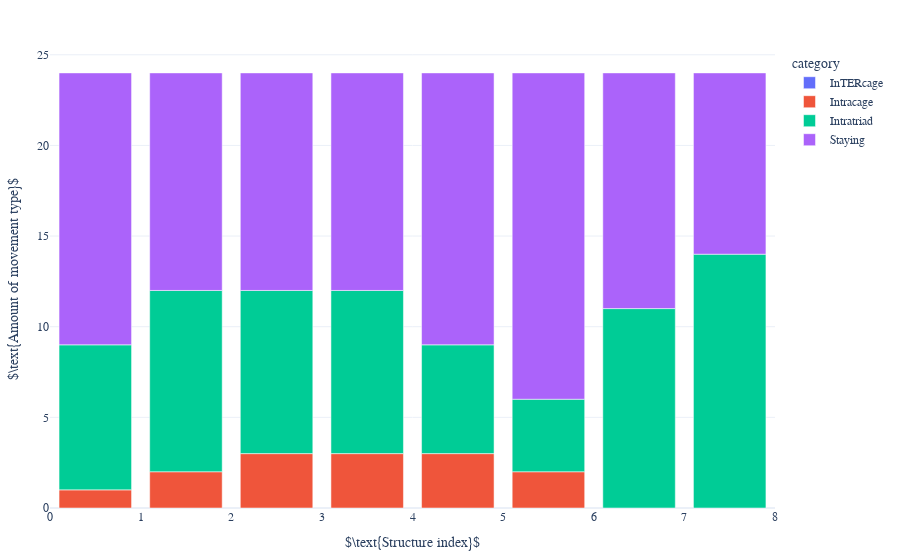

The notebook cell saved with this chart:
### Markdown cell above
weirdo exists at file nr.:
16 =
17 =

48htype2 exists at:
17 =
20 =

### Code cell
if proceed_NEB == "True":
    df_amount_movement = path_by_tuple_cage.get_df_movement_category_counted(df_movement)
    print(df_amount_movement.sum())

    movement.plot_movement_category_counted(df_amount_movement, direc_restructure_destination, litype)

### Figure 1 — Plotly figure (JSON) as saved in the notebook; plotly's stock layout.template omitted (floating-point values rounded to 4 significant figures)
{"data": [{"alignmentgroup": "True", "hovertemplate": "category=InTERcage<br>idx_file=%{x}<br>count=%{y}<extra></extra>", "legendgroup": "InTERcage", "marker": {"color": "#636efa", "pattern": {"shape": ""}}, "name": "InTERcage", "offsetgroup": "InTERcage", "orientation": "v", "showlegend": true, "textposition": "auto", "type": "bar", "x": [0.5, 1.5, 2.5, 3.5, 4.5, 5.5, 6.5, 7.5], "xaxis": "x", "y": [0, 0, 0, 0, 0, 0, 0, 0], "yaxis": "y"}, {"alignmentgroup": "True", "hovertemplate": "category=Intracage<br>idx_file=%{x}<br>count=%{y}<extra></extra>", "legendgroup": "Intracage", "marker": {"color": "#EF553B", "pattern": {"shape": ""}}, "name": "Intracage", "offsetgroup": "Intracage", "orientation": "v", "showlegend": true, "textposition": "auto", "type": "bar", "x": [0.5, 1.5, 2.5, 3.5, 4.5, 5.5, 6.5, 7.5], "xaxis": "x", "y": [1, 2, 3, 3, 3, 2, 0, 0], "yaxis": "y"}, {"alignmentgroup": "True", "hovertemplate": "category=Intratriad<br>idx_file=%{x}<br>count=%{y}<extra></extra>", "legendgroup": "Intratriad", "marker": {"color": "#00cc96", "pattern": {"shape": ""}}, "name": "Intratriad", "offsetgroup": "Intratriad", "orientation": "v", "showlegend": true, "textposition": "auto", "type": "bar", "x": [0.5, 1.5, 2.5, 3.5, 4.5, 5.5, 6.5, 7.5], "xaxis": "x", "y": [8, 10, 9, 9, 6, 4, 11, 14], "yaxis": "y"}, {"alignmentgroup": "True", "hovertemplate": "category=Staying<br>idx_file=%{x}<br>count=%{y}<extra></extra>", "legendgroup": "Staying", "marker": {"color": "#ab63fa", "pattern": {"shape": ""}}, "name": "Staying", "offsetgroup": "Staying", "orientation": "v", "showlegend": true, "textposition": "auto", "type": "bar", "x": [0.5, 1.5, 2.5, 3.5, 4.5, 5.5, 6.5, 7.5], "xaxis": "x", "y": [15, 12, 12, 12, 15, 18, 13, 10], "yaxis": "y"}], "layout": {"barmode": "relative", "font": {"family": "serif", "size": 12}, "legend": {"title": {"text": "category"}, "tracegroupgap": 0}, "margin": {"b": 50, "l": 20, "r": 20, "t": 50}, "xaxis": {"anchor": "y", "domain": [0, 1], "title": {"text": "$\\text{Structure index}$"}}, "yaxis": {"anchor": "x", "domain": [0, 1], "title": {"text": "$\\text{Amount of movement type}$"}}}}
